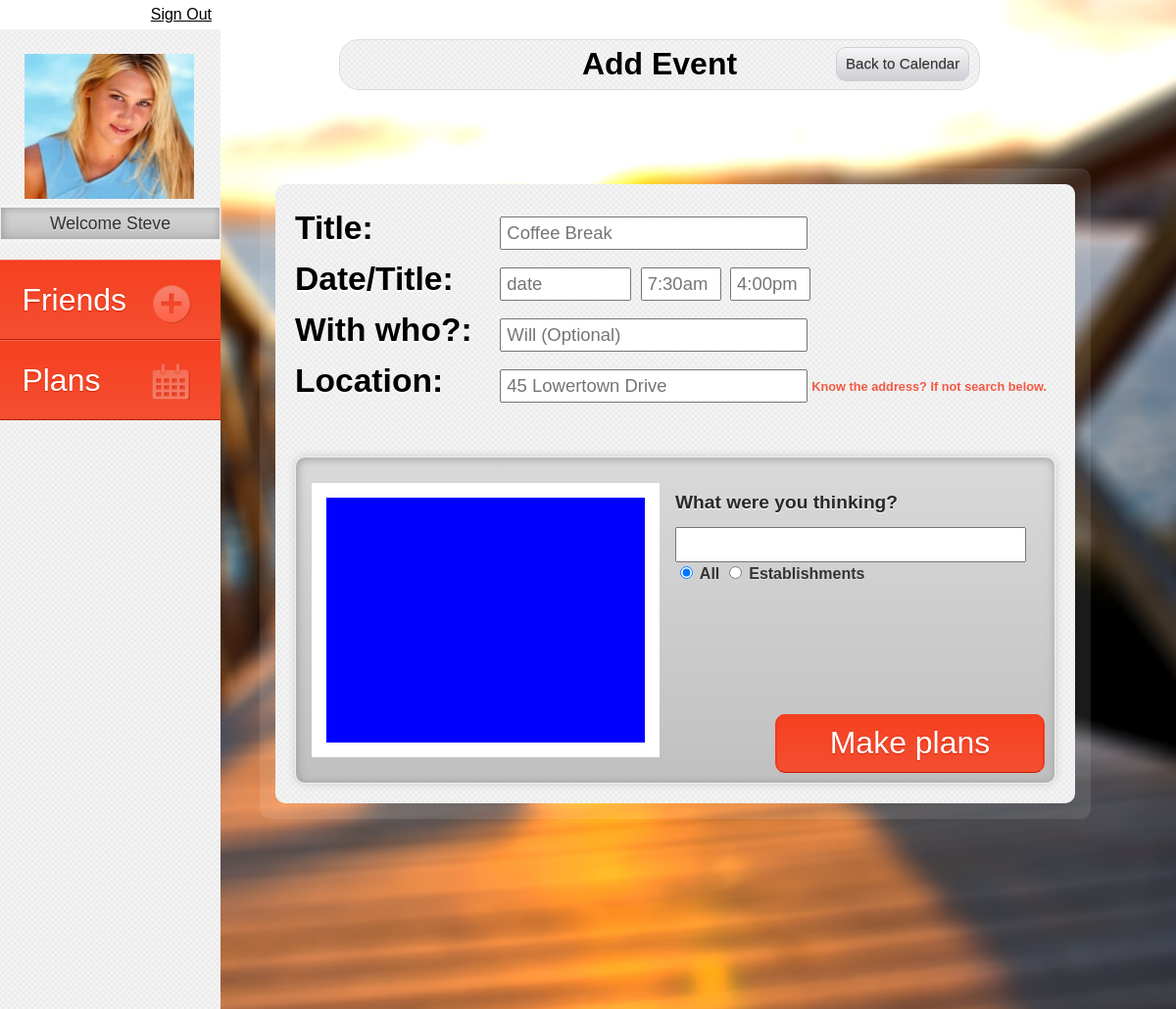
/add-event.php (signed in), run on the app's committed database.
### tables this page shows
CREATE TABLE IF NOT EXISTS `users` (
  `id` int(11) NOT NULL AUTO_INCREMENT,
  `username` varchar(255) NOT NULL,
  `password` varchar(255) NOT NULL,
  `email` varchar(255) NOT NULL,
  `photo` varchar(255) NOT NULL,
  PRIMARY KEY (`id`)
);

### add-event.php (called while the page is built, shortened)
<?php
require_once 'includes/db.inc.php';
require_once 'includes/users.inc.php';
require_once 'includes/requests.inc.php';
$user_id = ($_SESSION['user-id']);
$user_info = get_username ($db, $user_id);
include "views/add-event.html.php"
?>

### includes/users.inc.php (called while the page is built, shortened)
<?php
function user_is_signed_in () {
	return true;
}
function get_fingerprint ($user_id) {
	return sha1(
	$user_id
	. $_SERVER['REMOTE_ADDR']
	. $_SERVER['HTTP_USER_AGENT']
	);
}

### includes/requests.inc.php (called while the page is built, shortened)
<?php
function get_username ($db, $id){
	$sql = $db->prepare('SELECT username, photo FROM users WHERE id = :id');
	$sql->bindValue(':id', $id, PDO::PARAM_INT);
	$sql->execute();
	$results = $sql->fetch();
	return $results;
}
?>

### views/add-event.html.php (the view, shortened to what this page needs)
<!DOCTYPE html>
<html>
<head>
	<link rel="stylesheet" type="text/css" href="css/jquery.timepicker.css" />
	<link type="text/css" href="css/custom-theme/jquery-ui-1.8.21.custom.css" rel="stylesheet" />
	<link href="css/general.css" rel="stylesheet">
</head>
<body>
	<div class="container">
		<?php if (user_is_signed_in()) : ?>
	<p class="sign-out"><a href="sign-out.php">Sign Out</a></p>
	<?php endif; ?>
		<div class="header-container">
			<header class="mainHead">
				<figure>
					<div id="imgWrap"><img src="<?php echo (USER_IMAGE_PATH.$user_info['photo']);?>" alt="User Photo"></div>
					<figcaption>Welcome <?php echo ucFirst($user_info['username']);?></figcaption>
				</figure>
				<nav>
					<ul>
						<li id="friends"><a href="friends.php">Friends</a></li>
						<li id="plans"><a href="add-event.php">Plans</a></li>
					</ul>
				</nav>
			</header>
		</div>
		<div class="content-container">
			<div class="eventAdd">
				<header class="contentHead extended">
					<h1>Add Event</h1>
					<p><a href="calendar.php">Back to Calendar</a></p>
				</header>
				<div class="contentBody">
					<div class="eventBody">
						<div class="top-box">
							<form method="post" action="add-event.php" id="plan-form">
								<div class="form-input">
									<label for="title">Title: </label>
									<input id="title" name="title" placeholder="Coffee Break">
								</div>
								<div class="form-input">
									<label for="time">Date/Title: </label>
									<input type="text" id="datepicker" name="date" placeholder="date">
									<input id="start" name="start" value=""  placeholder="7:30am">
									<input id="end" name="end" value=""  placeholder="4:00pm">
							</div>
							<div class="form-input">
									<label for="who-with">With who?: </label>
									<input class="formCheck" name="who-with" data-type="friends" placeholder="Will (Optional) ">
								</div>
								<div class="form-input">
									<label for="location">Location: </label>
									<input id="location" name="location" placeholder="45 Lowertown Drive">
									<p class="loc-notice">Know the address? If not search below.</p>
								</div>
							</div>
							<div class="map-case">
								<div id="map_canvas"></div>
								<div id="map-info">
									<h3>What were you thinking?</h3>
									<input id="searchTextField" type="text">
								    <input type="radio" class="radio" name="type" id="changetype-all" checked="checked">
								    <label for="changetype-all">All</label>
								    <input type="radio" name="type" id="changetype-establishment">
								    <label for="changetype-establishment">Establishments</label>
							    </div>
								<button type="submit" id="make-plans">Make plans</button>
							</div>
					</div>
				</div>
			</div>
		</div>
	</div>
<link type="text/css" href="css/custom-theme/jquery-ui-1.8.21.custom.css" rel="stylesheet" />
<body>
</html>

### data on the page
users: photo (picture), username "Steve"
